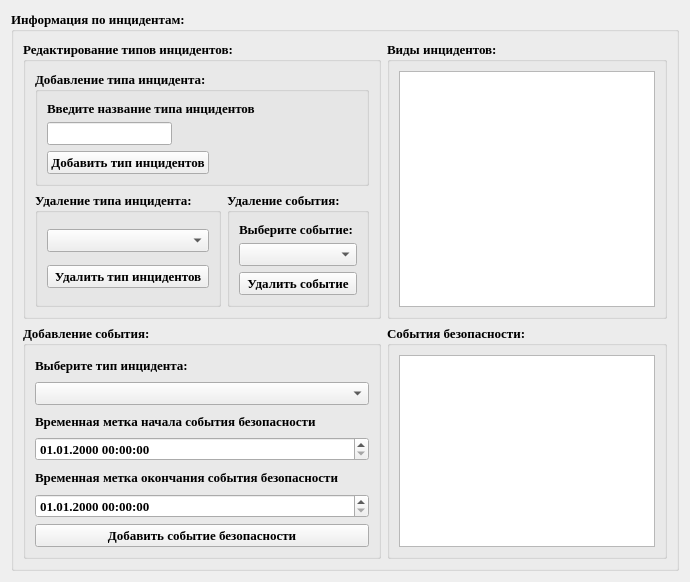
          <widget class="QWidget" name="tab_3">
           <property name="font">
            <font>
             <family>Times New Roman</family>
             <pointsize>10</pointsize>
            </font>
           </property>
           <attribute name="title">
            <string>Конфигурирование инцидентов</string>
           </attribute>
           <layout class="QGridLayout" name="gridLayout_4">
            <item row="0" column="1">
             <widget class="QGroupBox" name="groupBox_35">
              <property name="font">
               <font>
                <family>Times New Roman</family>
                <pointsize>10</pointsize>
                <weight>75</weight>
                <bold>true</bold>
               </font>
              </property>
              <property name="title">
               <string>Информация по инцидентам:</string>
              </property>
              <layout class="QGridLayout" name="gridLayout_5">
               <item row="0" column="0">
                <widget class="QGroupBox" name="groupBox_3">
                 <property name="font">
                  <font>
                   <family>Times New Roman</family>
                   <pointsize>10</pointsize>
                   <weight>75</weight>
                   <bold>true</bold>
                  </font>
                 </property>
                 <property name="title">
                  <string>Редактирование типов инцидентов:</string>
                 </property>
                 <layout class="QFormLayout" name="formLayout_22">
                  <item row="1" column="0">
                   <widget class="QGroupBox" name="groupBox_22">
                    <property name="font">
                     <font>
                      <family>Times New Roman</family>
                      <pointsize>10</pointsize>
                      <weight>75</weight>
                      <bold>true</bold>
                     </font>
                    </property>
                    <property name="title">
                     <string>Удаление типа инцидента:</string>
                    </property>
                    <layout class="QVBoxLayout" name="verticalLayout_19">
                     <item>
                      <widget class="QComboBox" name="comboBox_6">
                       <property name="font">
                        <font>
                         <family>Times New Roman</family>
                         <pointsize>10</pointsize>
                        </font>
                       </property>
                      </widget>
                     </item>
                     <item>
                      <widget class="QPushButton" name="pushButton_13">
                       <property name="font">
                        <font>
                         <family>Times New Roman</family>
                         <pointsize>10</pointsize>
                        </font>
                       </property>
                       <property name="text">
                        <string>Удалить тип инцидентов</string>
                       </property>
                      </widget>
                     </item>
                    </layout>
                   </widget>
                  </item>
                  <item row="1" column="1">
                   <widget class="QGroupBox" name="groupBox_12">
                    <property name="sizePolicy">
                     <sizepolicy hsizetype="Maximum" vsizetype="Maximum">
                      <horstretch>0</horstretch>
                      <verstretch>0</verstretch>
                     </sizepolicy>
                    </property>
                    <property name="maximumSize">
                     <size>
                      <width>16777215</width>
                      <height>16777215</height>
                     </size>
                    </property>
                    <property name="font">
                     <font>
                      <family>Times New Roman</family>
                      <pointsize>10</pointsize>
                      <weight>75</weight>
                      <bold>true</bold>
                     </font>
                    </property>
                    <property name="title">
                     <string>Удаление события:</string>
                    </property>
                    <layout class="QVBoxLayout" name="verticalLayout_10">
                     <item>
                      <widget class="QLabel" name="label_9">
                       <property name="font">
                        <font>
                         <family>Times New Roman</family>
                         <pointsize>10</pointsize>
                        </font>
                       </property>
                       <property name="text">
                        <string>Выберите событие:</string>
                       </property>
                      </widget>
                     </item>
                     <item>
                      <widget class="QComboBox" name="comboBox_5">
                       <property name="font">
                        <font>
                         <family>Times New Roman</family>
                         <pointsize>10</pointsize>
                        </font>
                       </property>
                      </widget>
                     </item>
                     <item>
                      <widget class="QPushButton" name="pushButton_6">
                       <property name="font">
                        <font>
                         <family>Times New Roman</family>
                         <pointsize>10</pointsize>
                        </font>
                       </property>
                       <property name="text">
                        <string>Удалить событие</string>
                       </property>
                      </widget>
                     </item>
                    </layout>
                   </widget>
                  </item>
                  <item row="0" column="0" colspan="2">
                   <widget class="QGroupBox" name="groupBox_16">
                    <property name="font">
                     <font>
                      <family>Times New Roman</family>
                      <pointsize>10</pointsize>
                      <weight>75</weight>
                      <bold>true</bold>
                     </font>
                    </property>
                    <property name="title">
                     <string>Добавление типа инцидента:</string>
                    </property>
                    <layout class="QFormLayout" name="formLayout_23">
                     <item row="0" column="0">
                      <widget class="QLabel" name="label_15">
                       <property name="font">
                        <font>
                         <family>Times New Roman</family>
                         <pointsize>10</pointsize>
                        </font>
                       </property>
                       <property name="text">
                        <string>Введите название типа инцидентов</string>
                       </property>
                      </widget>
                     </item>
                     <item row="1" column="0">
                      <widget class="QLineEdit" name="lineEdit_7">
                       <property name="font">
                        <font>
                         <family>Times New Roman</family>
                         <pointsize>10</pointsize>
                        </font>
                       </property>
                      </widget>
                     </item>
                     <item row="2" column="0">
                      <widget class="QPushButton" name="pushButton_12">
                       <property name="font">
                        <font>
                         <family>Times New Roman</family>
                         <pointsize>10</pointsize>
                        </font>
                       </property>
                       <property name="text">
                        <string>Добавить тип инцидентов</string>
                       </property>
                      </widget>
                     </item>
                    </layout>
                   </widget>
                  </item>
                 </layout>
                </widget>
               </item>
               <item row="0" column="1">
                <widget class="QGroupBox" name="groupBox_34">
                 <property name="font">
                  <font>
                   <family>Times New Roman</family>
                   <pointsize>10</pointsize>
                   <weight>75</weight>
                   <bold>true</bold>
                  </font>
                 </property>
                 <property name="title">
                  <string>Виды инцидентов:</string>
                 </property>
                 <layout class="QVBoxLayout" name="verticalLayout">
                  <item>
                   <widget class="QTableView" name="tableView_7">
                    <property name="font">
                     <font>
                      <family>Times New Roman</family>
                      <pointsize>10</pointsize>
                     </font>
                    </property>
                   </widget>
                  </item>
                 </layout>
                </widget>
               </item>
               <item row="1" column="0">
                <widget class="QGroupBox" name="groupBox_11">
                 <property name="sizePolicy">
                  <sizepolicy hsizetype="Minimum" vsizetype="Minimum">
                   <horstretch>0</horstretch>
                   <verstretch>0</verstretch>
                  </sizepolicy>
                 </property>
                 <property name="font">
                  <font>
                   <family>Times New Roman</family>
                   <pointsize>10</pointsize>
                   <weight>75</weight>
                   <bold>true</bold>
                  </font>
                 </property>
                 <property name="title">
                  <string>Добавление события:</string>
                 </property>
                 <layout class="QVBoxLayout" name="verticalLayout_8">
                  <item>
                   <widget class="QLabel" name="label_4">
                    <property name="font">
                     <font>
                      <family>Times New Roman</family>
                      <pointsize>10</pointsize>
                     </font>
                    </property>
                    <property name="text">
                     <string>Выберите тип инцидента:</string>
                    </property>
                   </widget>
                  </item>
                  <item>
                   <widget class="QComboBox" name="comboBox_2">
                    <property name="font">
                     <font>
                      <family>Times New Roman</family>
                      <pointsize>10</pointsize>
                     </font>
                    </property>
                   </widget>
                  </item>
                  <item>
                   <widget class="QLabel" name="label_8">
                    <property name="font">
                     <font>
                      <family>Times New Roman</family>
                      <pointsize>10</pointsize>
                     </font>
                    </property>
                    <property name="text">
                     <string>Временная метка начала события безопасности</string>
                    </property>
                   </widget>
                  </item>
                  <item>
                   <widget class="QDateTimeEdit" name="dateTimeEdit">
                    <property name="font">
                     <font>
                      <family>Times New Roman</family>
                      <pointsize>10</pointsize>
                     </font>
                    </property>
                    <property name="displayFormat">
                     <string>dd.MM.yyyy HH:mm:ss</string>
                    </property>
                   </widget>
                  </item>
                  <item>
                   <widget class="QLabel" name="label_7">
                    <property name="font">
                     <font>
                      <family>Times New Roman</family>
                      <pointsize>10</pointsize>
                     </font>
                    </property>
                    <property name="text">
                     <string>Временная метка окончания события безопасности</string>
                    </property>
                   </widget>
                  </item>
                  <item>
                   <widget class="QDateTimeEdit" name="dateTimeEdit_2">
                    <property name="font">
                     <font>
                      <family>Times New Roman</family>
                      <pointsize>10</pointsize>
                     </font>
                    </property>
                    <property name="displayFormat">
                     <string>dd.MM.yyyy HH:mm:ss</string>
                    </property>
                   </widget>
                  </item>
                  <item>
                   <widget class="QPushButton" name="pushButton_5">
                    <property name="font">
                     <font>
                      <family>Times New Roman</family>
                      <pointsize>10</pointsize>
                     </font>
                    </property>
                    <property name="text">
                     <string>Добавить событие безопасности</string>
                    </property>
                   </widget>
                  </item>
                 </layout>
                </widget>
               </item>
               <item row="1" column="1">
                <widget class="QGroupBox" name="groupBox_9">
                 <property name="sizePolicy">
                  <sizepolicy hsizetype="Expanding" vsizetype="Expanding">
                   <horstretch>0</horstretch>
                   <verstretch>0</verstretch>
                  </sizepolicy>
                 </property>
                 <property name="font">
                  <font>
                   <family>Times New Roman</family>
                   <pointsize>10</pointsize>
                   <weight>75</weight>
                   <bold>true</bold>
                  </font>
                 </property>
                 <property name="title">
                  <string>События безопасности:</string>
                 </property>
                 <layout class="QVBoxLayout" name="verticalLayout_6">
                  <item>
                   <widget class="QTableView" name="tableView_4">
                    <property name="font">
                     <font>
                      <family>Times New Roman</family>
                      <pointsize>10</pointsize>
                     </font>
                    </property>
                   </widget>
                  </item>
                 </layout>
                </widget>
               </item>
              </layout>
             </widget>
            </item>
           </layout>
          </widget>
